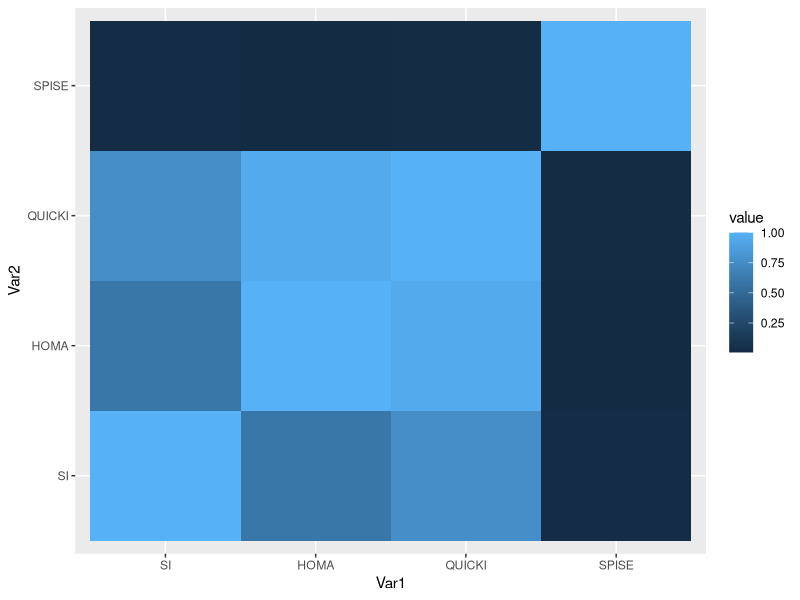

Recreate this plot in R.
library(foreign)

data <- read.spss("./Data/BASE MAJO GLUCOSA INSULINA.sav")

library(dplyr)

datos <- tbl_df(data)

indice <- datos %>%
    select(TG, HDL, IMC) %>%
    mutate(SPISE= (600 * (HDL^0.185))/(TG^0.2 * (IMC^1.338)) )

index <- read.csv("./Data/idices.csv")

Si <- index$Si

HOMA <- index$SiHOMA

QUICKI <- index$SiQUICKI

SPISE <- indice$SPISE

indexSI <- data.frame(SI=Si, HOMA=HOMA, QUICKI=QUICKI, SPISE=SPISE)

corMat <- cor(indexSI)

library(reshape2)

melted_corMat <- melt(corMat)

library(ggplot2)

ggplot(data = melted_corMat, aes(x=Var1, y=Var2, fill=value)) + 
    geom_tile()
